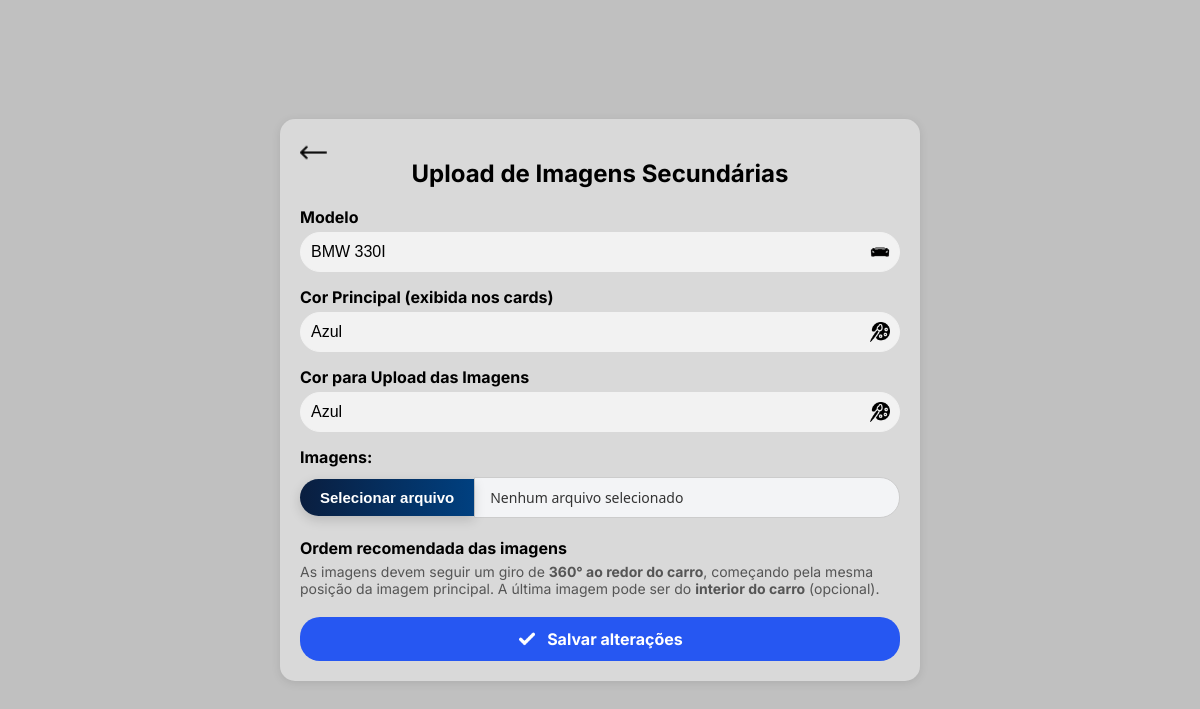
The page /php/cadastrar_imagens_secundarias.php?modelo_id=5 (signed in) on the database as committed earlier.
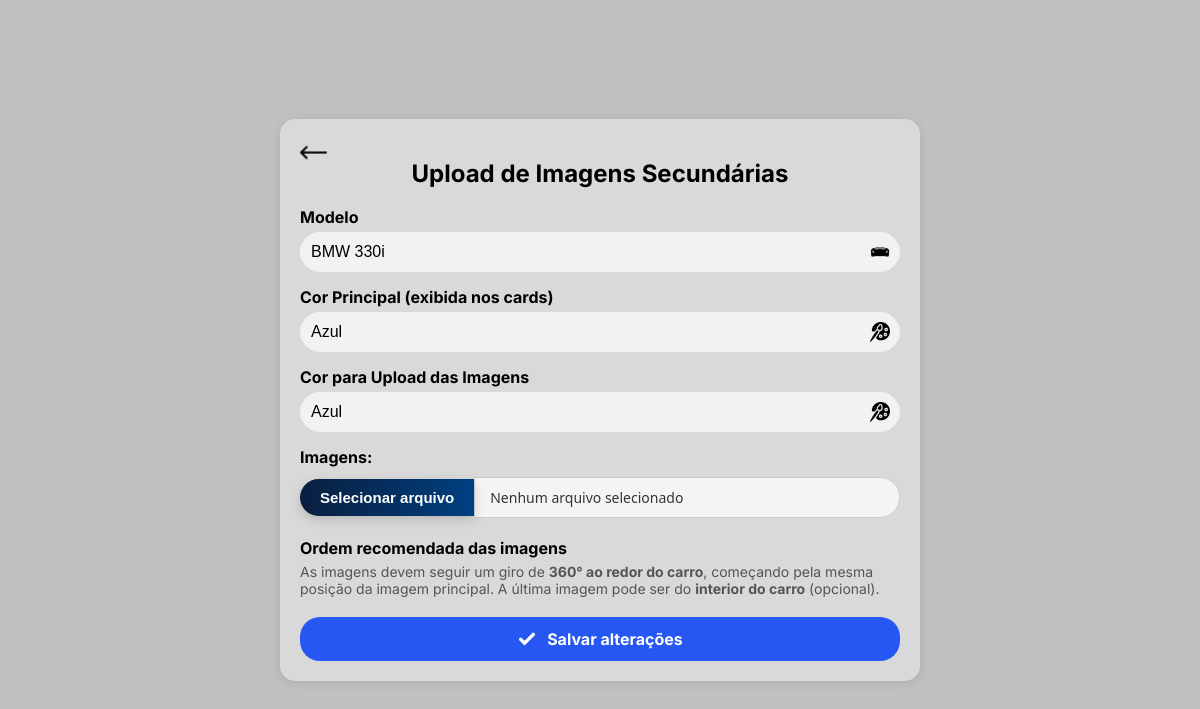
The same page on the database as committed later.
### tables this page shows
CREATE TABLE `modelos` (
  `id` int(11) NOT NULL,
  `modelo` varchar(255) NOT NULL,
  `fabricante` varchar(255) NOT NULL,
  `cor` varchar(50) NOT NULL,
  `ano` int(11) NOT NULL,
  `preco` decimal(10,2) NOT NULL,
  `estoque` int(11) DEFAULT 0
);

### php/cadastrar_imagens_secundarias.php (the view, shortened to what this page needs)
<?php
$conn = new mysqli("localhost", "root", "", "sistema_bmw");
$modelo_id_get = isset($_GET['modelo_id']) ? intval($_GET['modelo_id']) : (isset($_POST['modelo_id']) ? intval($_POST['modelo_id']) : null);
$modeloSelecionado = '';
$coresDisponiveis = [];
if ($modelo_id_get) {
    $stmt = $conn->prepare("SELECT modelo, cor FROM modelos WHERE id = ?");
    $stmt->bind_param("i", $modelo_id_get);
    $stmt->execute();
    $res = $stmt->get_result();
    if ($row = $res->fetch_assoc()) {
        $modeloSelecionado = $row['modelo'];
        $coresDisponiveis = array_map('trim', explode(',', $row['cor']));
    }
}
?>
<!DOCTYPE html>
<html lang="pt-BR">
<head>
    <link rel="stylesheet" href="../css/registro.css">
    <link rel="stylesheet" href="../css/drag-and-drop.css">
</head>
<body>
    <div class="container">
        <a href="consultar_modelos.php" class="back-button">
            <img src="../img/seta-esquerda24.png" alt="Voltar">
        </a>
        <h2>Upload de Imagens Secundárias</h2>
        <form action="cadastrar_imagens_secundarias.php" method="post" enctype="multipart/form-data">
            <div class="input-group">
                <label>Modelo</label>
                <div class="input-wrapper">
                    <input type="text" value="<?= htmlspecialchars($modeloSelecionado) ?>" readonly>
                    <img src="../img/veiculos/carro.png" alt="Ícone modelo">
                </div>
            </div>
            <div class="input-group">
                <label>Cor Principal (exibida nos cards)</label>
                <div class="input-wrapper">
                    <?php if (count($coresDisponiveis) === 1): ?>
                        <input type="text" name="cor_principal" value="<?= htmlspecialchars($coresDisponiveis[0]) ?>"
                            readonly>
                    <?php endif; ?>
                    <img src="../img/veiculos/cor.png" alt="Ícone cor">
                </div>
            </div>
            <div class="input-group">
                <label>Cor para Upload das Imagens</label>
                <div class="input-wrapper">
                    <?php if (count($coresDisponiveis) === 1): ?>
                        <input type="text" name="cor_upload" value="<?= htmlspecialchars($coresDisponiveis[0]) ?>" readonly>
                    <?php endif; ?>
                    <img src="../img/veiculos/cor.png" alt="Ícone cor">
                </div>
            </div>
            <label class="img-label">Imagens:</label>
            <div class="custom-file-upload">
                <button type="button" id="btn-upload">Selecionar arquivo</button>
                <span id="file-names">Nenhum arquivo selecionado</span>
            </div>
            <div class="input-group">
                <label style="margin-bottom: 15px;">Ordem recomendada das imagens</label>
                <p style="font-size: 14px; color: #555; margin-top: -10px; margin-bottom: 20px;">
                    As imagens devem seguir um giro de <strong>360° ao redor do carro</strong>, começando pela mesma
                    posição da imagem principal. A última imagem pode ser do <strong>interior do carro</strong>
                    (opcional).
                </p>
            </div>
            <button type="submit" class="btn">
                <img src="../img/registro/verifica.png" alt="Ícone de check">
                Salvar alterações
            </button>
        </form>
    </div>
</body>
</html>

Rows that differ between the two databases and show on the page:
changed modelos "Azul": modelo "BMW 330I" → "BMW 330i"
